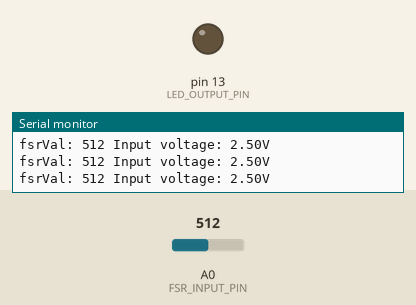
Bench run of a sketch on a simulated Arduino Uno, built with avr-gcc and run on an emulated ATmega328P. On the bench: output pins drawn as LEDs (lit = HIGH), the last lines printed to the serial monitor. Inputs (shaded band) come from the test bench; at power-on: A0 (FSR_INPUT_PIN) = 512.

Above: at 1.2 s.
1.3 s: A0 (FSR_INPUT_PIN) set to 527
At 2.0 s:
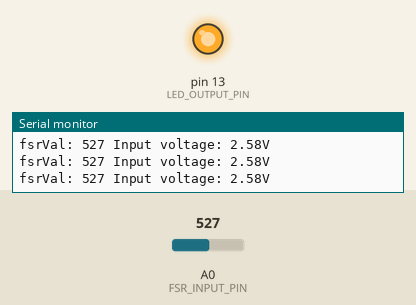
2.8 s: A0 (FSR_INPUT_PIN) set to 511
At 3.5 s:
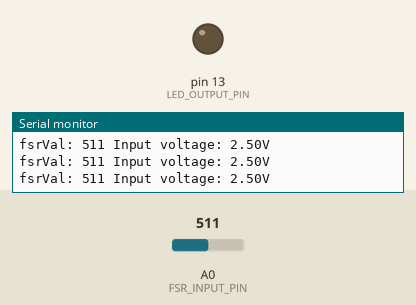
4.3 s: A0 (FSR_INPUT_PIN) set to 716
At 5.7 s:
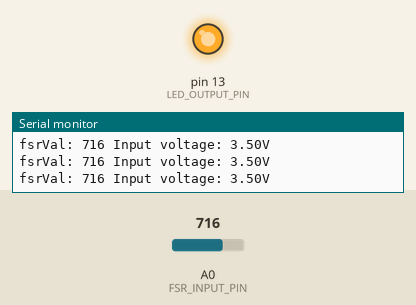
Timing chart, 0 to 7.3 s (numbered marks = the images above; inputs shaded):
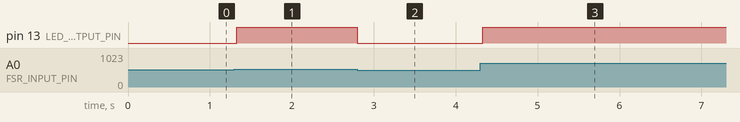

Measured:
- the behaviour switches between 513 and 514 on A0 (FSR_INPUT_PIN) (found by bisection; images 0 and 1)
- after the input at 1.3 s, pin 13 (LED_OUTPUT_PIN): LOW → HIGH at once
- after the input at 2.8 s, pin 13 (LED_OUTPUT_PIN): HIGH → LOW at once
- after the input at 4.3 s, pin 13 (LED_OUTPUT_PIN): LOW → HIGH at once

The sketch:

FSRLED.ino
```cpp
const int FSR_INPUT_PIN = A0;
const int DELAY_MS = 50;
const int LED_OUTPUT_PIN = LED_BUILTIN;

void setup() {
  Serial.begin(9600);
  pinMode(LED_OUTPUT_PIN, OUTPUT);
}

void loop() {
  int fsrVal = analogRead(FSR_INPUT_PIN);
  float fsrVoltage = fsrVal * (5.0 / 1023.0);

  Serial.print("fsrVal: ");
  Serial.print(fsrVal);
  Serial.print(" Input voltage: ");
  Serial.print(fsrVoltage);
  Serial.println("V");

  int ledVal = map(fsrVal, 0, 1023, 0, 255);
  analogWrite(LED_OUTPUT_PIN, ledVal);

  delay(DELAY_MS);
}
```
